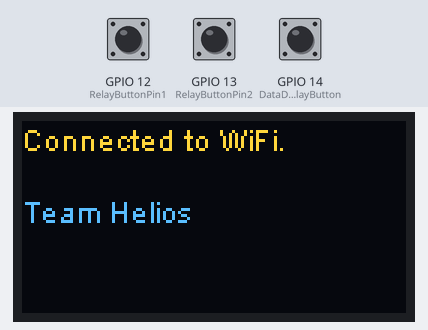
This sketch was run on a simulated ESP8266 (NodeMCU). Parts: 128×64 one-colour display. The test bench sets the inputs (shaded band); at power-on: GPIO 14 (DataDisplayButton) HIGH, GPIO 12 (RelayButtonPin1) HIGH, GPIO 13 (RelayButtonPin2) LOW. The OLED is the two-colour kind (top 16 rows yellow); WiFi joins after 1.5 s; servers stay silent unless stated; network time is answered at once with the bench clock; uploads are accepted with an empty reply; the local clock reads 2024-03-15 10:24:30 at power-on unless the sketch sets it; what the sketch prints to the serial monitor is not drawn.

Above: at 1.9 s.
At 4.0 s:
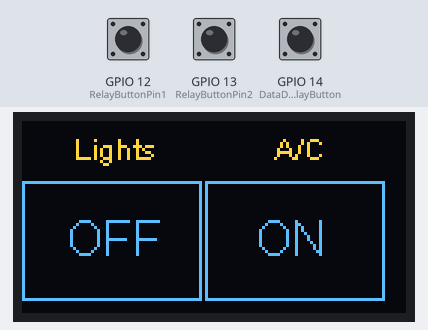
4.1 s: GPIO 14 (DataDisplayButton) pulled LOW for 0.15 s
At 6.6 s:
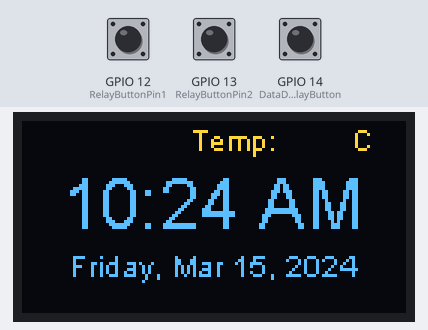
Timing chart, 0 to 8.1 s (numbered marks = the images above; inputs shaded):
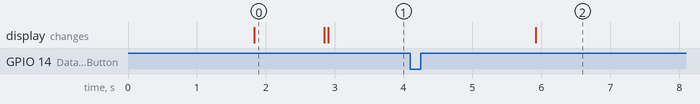

The sketch:

ESP8266__SmartWatch.ino
```cpp
#include <ESP8266WiFi.h>
#include <WifiUDP.h>
#include <String.h>
#include <Wire.h>
#include <SSD1306.h>
#include <SSD1306Wire.h>
#include <NTPClient.h>
#include <Time.h>
#include <TimeLib.h>
#include <Timezone.h>

#define BLYNK_PRINT Serial
#include <BlynkSimpleEsp8266.h>

const int DataDisplayButton = 14;
int RelayButtonPin1 = 12;
int RelayButtonPin2 = 13;

int Relay1Pin = 2;
int Relay2Pin = 0;

int Relay1State = HIGH;
int Relay2State = HIGH;

String RlSt = String(Relay1State, HEX);

int Relay1ButtonState;
int Relay2ButtonState;

int lastButtonState1 = LOW;
int lastButtonState2 = LOW;
unsigned long lastDebounceTime1 = 0;
unsigned long lastDebounceTime2 = 0;

unsigned long debounceDelay1 = 50;
unsigned long debounceDelay2 = 50;

char auth[] = "XXXXXXXXXXXXXXXXXXXXXXXXXXXXXXXXX";
#define NTP_OFFSET   60 * 60
#define NTP_INTERVAL 60 * 1000
#define NTP_ADDRESS  "ir.pool.ntp.org"
WiFiUDP ntpUDP;
NTPClient timeClient(ntpUDP, NTP_ADDRESS, NTP_OFFSET, NTP_INTERVAL);
SSD1306  display(0x3C, 4, 5);

const char* ssid = "XXXXXXXXXXXXX";
const char* password = "XXXXXXXXXX";
String date;
String t;
String tempC;
const char * days[] = {"Sunday", "Monday", "Tuesday", "Wednesday", "Thursday", "Friday", "Saturday"} ;
const char * months[] = {"Jan", "Feb", "Mar", "Apr", "May", "June", "July", "Aug", "Sep", "Oct", "Nov", "Dec"} ;
const char * ampm[] = {"AM", "PM"} ;

const char hostname[] = "query.yahooapis.com";
const String url = "XXXXXXXXXXXXXXXXXXXXXXXXXXXXXXXXXXXXX";
const int port = 80;

unsigned long timeout = 10000;

WiFiClient client;

BlynkTimer timer;

WidgetBridge bridge1(V1);


BLYNK_CONNECTED() {

  bridge1.setAuthToken("XXXXXXXXXXXXXXXXXXXXXXXXXXXXXXXX");
}

void setup ()
{
  Serial.begin(115200);
  timeClient.begin();

  Wire.pins(4, 5);
  Wire.begin(4, 5);
  display.init();
  display.flipScreenVertically();

  Blynk.begin(auth, ssid, password, "blynk-cloud.com", 8080);
  pinMode(DataDisplayButton, INPUT);


  Serial.println("");
  display.drawString(0, 0, "Connected to WiFi.");
  Serial.print(WiFi.localIP());
  Serial.println("");
  display.drawString(0, 24, "Team Helios");
  display.display();
  delay(1000);
}

void loop()
{
  int buttonState = digitalRead(DataDisplayButton);
  if (buttonState == LOW) {
    Serial.print("Button pressed");
    GetWeatherData();
    tellTime();
    delay(6000);
  }
  else {
    display.clear();
  }

  Blynk.run();
  timer.run();
  ControlRelays();

  display.display();
}

void ControlRelays(){


  int reading1 = digitalRead(RelayButtonPin1);
  int reading2 = digitalRead(RelayButtonPin2);

  if(reading1 == LOW || reading2 == LOW){
    display.drawRect(0, 20, 60, 40);
    display.drawRect(61, 20, 60, 40);
    display.setFont(ArialMT_Plain_10);
    display.drawString(17, 3, "Lights");
    display.drawString(84, 3, "A/C");

    if(Relay1State == HIGH){
    display.setFont(ArialMT_Plain_16);
    display.drawString(18, 30, "ON");
    }
    else if(Relay1State == LOW){
    display.setFont(ArialMT_Plain_16);
    display.drawString(15, 30, "OFF");
    }
    if(Relay2State == HIGH){
    display.setFont(ArialMT_Plain_16);
    display.drawString(78, 30, "ON");
    }
    else if(Relay2State == LOW){
    display.setFont(ArialMT_Plain_16);
    display.drawString(76, 30, "OFF");
    }

}


  if (reading1 != lastButtonState1) {

    lastDebounceTime1 = millis();
  }
  if (reading2 != lastButtonState2) {

    lastDebounceTime2 = millis();
  }


  if ((millis() - lastDebounceTime1) > debounceDelay1) {


    if (reading1 != Relay1ButtonState) {
      Relay1ButtonState = reading1;

    if (Relay1ButtonState == HIGH) {
        Relay1State = !Relay1State;
      }
    }
  }
  if ((millis() - lastDebounceTime2) > debounceDelay2) {


    if (reading2 != Relay2ButtonState) {
      Relay2ButtonState = reading2;

      if (Relay2ButtonState == HIGH) {
        Relay2State = !Relay2State;
      }
    }
  }

  bridge1.digitalWrite(Relay1Pin, Relay1State);
  bridge1.digitalWrite(Relay2Pin, Relay2State);
  lastButtonState1 = reading1;
  lastButtonState2 = reading2;
}

void tellTime() {
  if (WiFi.status() == WL_CONNECTED)
  {
    date = "";
    t = "";


    timeClient.update();
    unsigned long epochTime =  timeClient.getEpochTime();
    time_t local, utc;
    utc = epochTime;


    TimeChangeRule usEDT = {"EDT", Second, Sun, Mar, 2, +150};
    TimeChangeRule usEST = {"EST", First, Sun, Nov, 2, +150};
    Timezone usEastern(usEDT, usEST);
    local = usEastern.toLocal(utc);


    date += days[weekday(local) - 1];
    date += ", ";
    date += months[month(local) - 1];
    date += " ";
    date += day(local);
    date += ", ";
    date += year(local);


    t += hourFormat12(local);
    t += ":";
    if (minute(local) < 10)
      t += "0";
    t += minute(local);
    t += " ";
    t += ampm[isPM(local)];


    Serial.println("");
    Serial.print("Local date: ");
    Serial.print(date);
    Serial.println("");
    Serial.print("Local time: ");
    Serial.print(t);


    display.clear();
    display.setTextAlignment(TEXT_ALIGN_CENTER);
    display.setFont(ArialMT_Plain_24);
    display.drawStringMaxWidth(64, 14, 128, t);
    display.setFont(ArialMT_Plain_10);
    display.drawStringMaxWidth(64, 42, 128, date);

    display.drawString(70, 0, "Temp:");
    display.drawString(100, 0, tempC);
    display.drawString(113, 0, "C");
    display.display();
  }
  else
  {
    display.clear();
    display.drawString(0, 18, "Connecting to Wifi...");
    display.display();
    WiFi.begin(ssid, password);
    display.drawString(0, 32, "Connected.");
    display.display();
  }
}
  void GetWeatherData(){

  unsigned long timestamp;
  int temp;
  Serial.print("Connecting to ");
  Serial.println(hostname);
  if ( !client.connect(hostname, port) ) {
    Serial.println("Connection failed");
  }


  String req = "GET " + url + " HTTP/1.1\r\n" +
                "Host: " + hostname + "\r\n" +
                "Connection: close\r\n" +
                "\r\n";
  client.print(req);


  delay(500);
  timestamp = millis();
  while ( !client.available() && (millis() < timestamp + timeout) ) {
    delay(1);
  }


  if ( client.find("temp\":") ) {
    temp = client.parseInt();
    tempC = (temp - 32) * 5/9 ;
    Serial.print("Local temperature: ");
    Serial.print(tempC);
    Serial.println("°C");
  }


  while ( client.available() ) {
    client.readStringUntil('\r');
  }


  client.stop();
  Serial.println();
  Serial.println("Connection closed");
  }
```

Measured:
- after the input at 4.1 s, the display: changes after 1.8 s (image 2)
- what the display in image 0 shows lasts 1.0 s, from 1.8 s to 2.8 s
